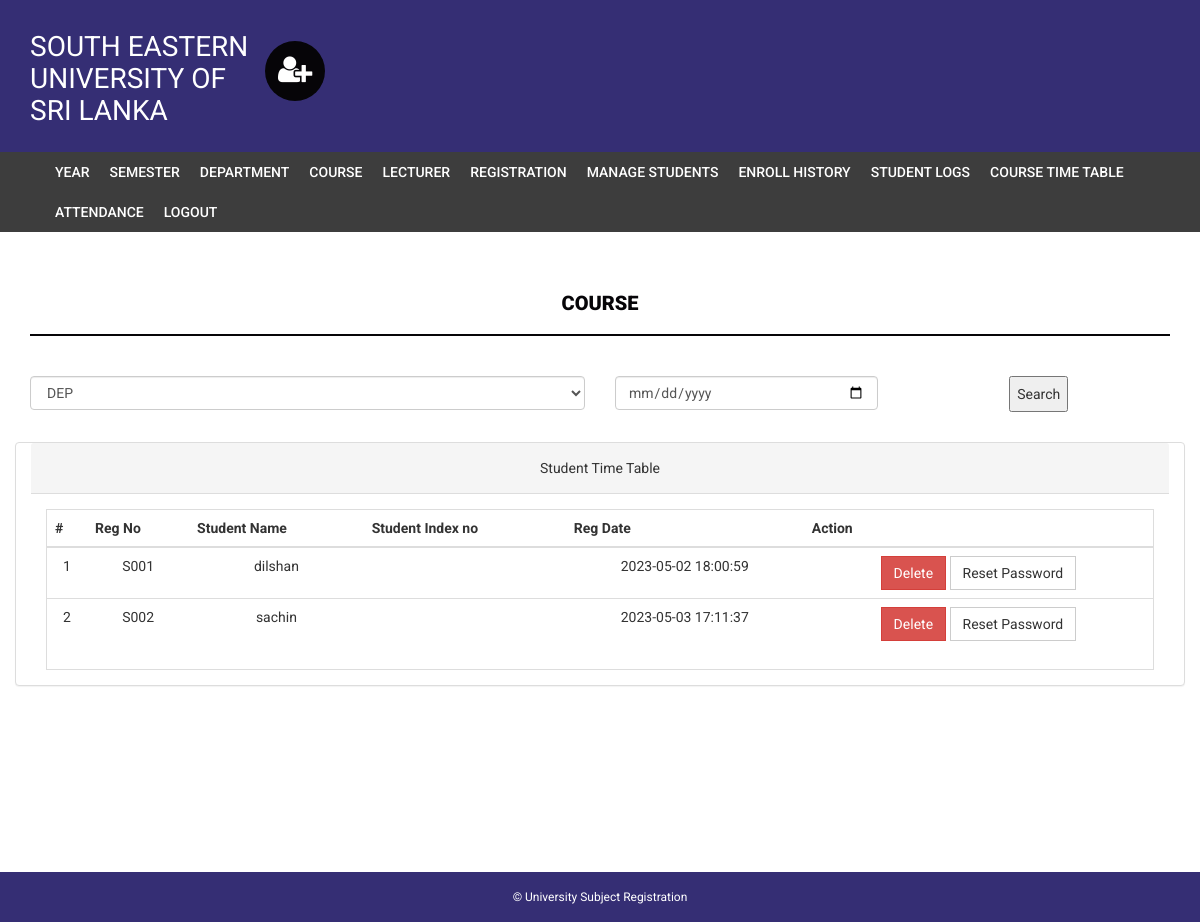
The page /admin/course-timetable.php (signed in) on the database its author committed.
### tables this page shows
CREATE TABLE `students` (
  `StudentRegno` varchar(255) NOT NULL,
  `studentPhoto` varchar(255) DEFAULT NULL,
  `password` varchar(255) NOT NULL,
  `studentName` varchar(255) NOT NULL,
  `pincode` varchar(255) NOT NULL,
  `session` varchar(255) NOT NULL,
  `department` varchar(255) NOT NULL,
  `semester` varchar(255) NOT NULL,
  `cgpa` decimal(10,2) NOT NULL,
  `creationdate` timestamp NOT NULL DEFAULT current_timestamp(),
  `updationDate` varchar(255) NOT NULL
);

### admin/course-timetable.php (the view, shortened to what this page needs)
<?php
if (strlen($_SESSION['alogin']) == 0) {
    header('location:index.php');
} else {
?>
    <!DOCTYPE html>
    <html xmlns="http://www.w3.org/1999/xhtml">
    <head>
        <link href="assets/css/bootstrap.css" rel="stylesheet" />
        <link href="assets/css/font-awesome.css" rel="stylesheet" />
        <link href="assets/css/style.css" rel="stylesheet" />
    </head>
    <body>
        <?php include('includes/header.php'); ?>
        <?php if ($_SESSION['alogin'] != "") {
            include('includes/menubar.php');
        }
        ?>
        <div class="content-wrapper">
            <div class="container">
                <div class="row">
                    <div class="col-md-12">
                        <h1 class="page-head-line">Course </h1>
                    </div>
                </div>
                <div class="row">
                        <div class="row">
                        <div class="col-md-12">
                        <div class="col-md-6">
                            <select class="form-control col-md-6"  name="course" id="course">
                            <?php
                                            $sql = mysqli_query($bd, "select courseCode,courseName from course");
                                            while ($row = mysqli_fetch_array($sql)) {
                                            echo'<option value="">'.$row[1].'</option>';
                                            }
                                            ?>
                            </select>
                        </div>
                            <div class="col-md-3">
                            <input class="form-control col-md-6" type="date" name="courseDate">
                            </div>
                            <div class="col-md-3">
                            <input type="submit" name="submit" value="Search">
                            </div>
                                        </div>
                        </div>
                        <br>
                        <div class="panel panel-default col-md-12">
                            <div class="panel-heading">
                                Student Time Table
                            </div>
                            <div class="panel-body">
                                <div class="table-responsive table-bordered">
                                    <table class="table">
                                        <thead>
                                            <tr>
                                                <th>#</th>
                                                <th>Reg No </th>
                                                <th>Student Name </th>
                                                <th> Student Index no </th>
                                                <th>Reg Date</th>
                                                <th>Action</th>
                                            </tr>
                                        </thead>
                                        <tbody>
                                            <?php
                                            $sql = mysqli_query($bd, "select * from students");
                                            $cnt = 1;
                                            while ($row = mysqli_fetch_array($sql)) {
                                            ?>
                                                <tr>
                                                    <td><?php echo $cnt; ?></td>
                                                    <td><?php echo htmlentities($row['StudentRegno']); ?></td>
                                                    <td><?php echo htmlentities($row['studentName']); ?></td>
                                                    <td><?php echo htmlentities($row['studentindexno']); ?></td>
                                                    <td><?php echo htmlentities($row['creationdate']); ?></td>
                                                    <td>
                                                        <a href="manage-students.php?id=<?php echo $row['StudentRegno'] ?>&del=delete" onClick="return confirm('Are you sure you want to delete?')">
                                                            <button class="btn btn-danger">Delete</button>
                                                        </a>
                                                        <a href="manage-students.php?id=<?php echo $row['StudentRegno'] ?>&pass=update" onClick="return confirm('Are you sure you want to reset password?')">
                                                            <button type="submit" name="submit" id="submit" class="btn btn-default">Reset Password</button>
                                                        </a>
                                                    </td>
                                                </tr>
                                            <?php
                                                $cnt++;
                                            } ?>
                                        </tbody>
                                    </table>
                                </div>
                            </div>
                        </div>
                    </div>
                </div>
            </div>
        <?php include('includes/footer.php'); ?>
    </body>
    </html>
<?php } ?>

### admin/assets/css/style.css (style rules this page uses)
body { font-family: 'Roboto', sans-serif; line-height: 30px; }
.content-wrapper { margin-top: 40px; min-height: 600px; padding-bottom: 60px; }
.page-head-line { font-weight: 900; padding-bottom: 20px; border-bottom: 2px solid #060508; text-transform: uppercase; color: #060508; font-size: 20px; margin-bottom: 40px; }
.btn { border-radius: 0px; -webkit-border-radius: 0px; -moz-border-radius: 0px; }

### admin/includes/footer.php (style rules this page uses)
.col-md-12 { text-align: center; }

### rows shown on the page
students: StudentRegno "S001", studentName "dilshan", creationdate "2023-05-02 18:00:59"
students: StudentRegno "S002", studentName "sachin", creationdate "2023-05-03 17:11:37"

### other values the page prints
form field course "DEP"
